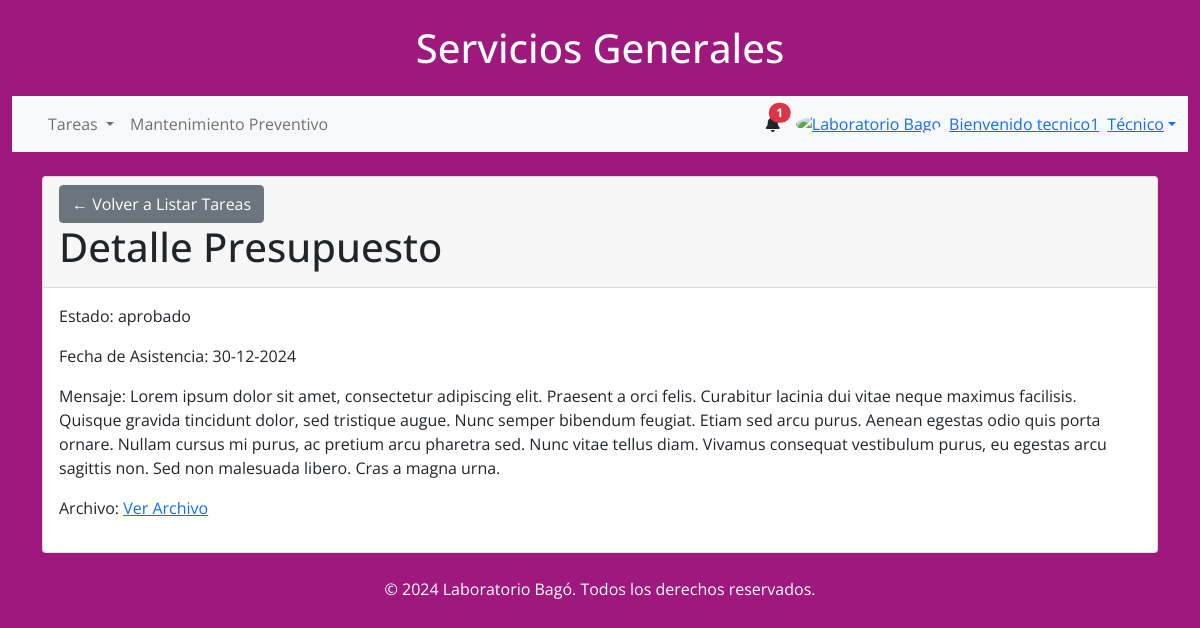
Screenshot of /externos/detalle_externo/presupuesto_ext/1/ (signed in) with the database file from the repository.
### external_workers/models.py (models this page shows, shortened)
class PresupuestoExterno(models.Model):
    tarea_externo = models.OneToOneField(TareaExterno, on_delete=models.CASCADE, related_name='presupuesto_externo')
    archivo = models.FileField(upload_to='ex_presupuestos/', blank=False)
    fecha_asistencia = models.DateField(null=True, blank=True)
    estado = models.CharField(
        max_length=20,
        choices=[('pendiente', 'Pendiente'), ('aprobado', 'Aprobado'), ('rechazado', 'Rechazado')],
        default='pendiente'
    )
    mensaje = models.TextField(blank=False, null=True)
    creado_por = models.ForeignKey(User, on_delete=models.SET_NULL, null=True, blank=True)
    fecha_creacion = models.DateTimeField(auto_now_add=True)

### external_workers/views.py (the view)
# urls.py: path('detalle_externo/presupuesto_ext/<int:presupuesto_id>/', detalle_presupuesto, name='detalle_presupuesto'),
@login_required
def detalle_presupuesto(request, presupuesto_id):
    presupuesto = get_object_or_404(PresupuestoExterno, id=presupuesto_id)
    return render(request, 'app/detalle_externo/presupuesto_ext.html', {'presupuesto': presupuesto})

### app/context_processors.py (called while the page is built)
def user_groups(request):
    if request.user.is_authenticated:
        username = request.user.username
        grupos = request.user.groups.values_list('name', flat=True)
    else:
        username = None
        grupos = []
    return {
        'username': username,
        'grupos': grupos,
    }

def notificaciones(request):
    if request.user.is_authenticated:
        notificaciones = Notificacion.objects.filter(usuario=request.user, leido=False).order_by('-creado_en')[:3]
    else:
        notificaciones = []
    return {'notificaciones': notificaciones}

### app/templates/app/detalle_externo/presupuesto_ext.html
{% extends '../base.html' %}
{% block content %}
<div class="card mt-4">
    <div class="card-header">
        <a href="{% url 'listar_solicitudes' %}" class="btn btn-secondary">
            &#8592; Volver a Listar Tareas
        </a>
        <h1>Detalle Presupuesto</h1>
    </div>
    <div class="card-body">
        <p>Estado: {{ presupuesto.estado }}</p>
        <p>Fecha de Asistencia: {{ presupuesto.fecha_asistencia|date:"d-m-Y" }}</p>
        <p>Mensaje: {{ presupuesto.mensaje }}</p>
        <p>Archivo: <a href="{{ presupuesto.archivo.url }}" target="_blank">Ver Archivo</a></p>
    </div>
</div>
{% endblock %}

### app/templates/app/base.html (shortened to what this page needs)
{% load static %}
<!DOCTYPE html>
<html lang="es">
    <head>
        <link
          href="https://cdnjs.cloudflare.com/ajax/libs/font-awesome/6.0.0/css/all.min.css"
          rel="stylesheet"
        />
        <link href="https://cdn.jsdelivr.net/npm/bootstrap@5.0.2/dist/css/bootstrap.min.css" rel="stylesheet">
        <link
          href="{% static 'css/style.css' %}"
          rel="stylesheet"
        />
    </head>
<body class="Body-base" style="font-family: 'Open Sans', sans-serif;">
    <div class="container-fluid">
    <header class="text-center my-4">
        <h1>Servicios Generales</h1>
    </header>
    <nav class="navbar navbar-expand-lg navbar-light bg-light">
        <div class="container-fluid">
            {% if user.is_authenticated %}
            <div class="collapse navbar-collapse" id="navbarSupportedContent">
                <ul class="navbar-nav me-auto mb-2 mb-lg-0">
                    {% if 'Supervisor' in grupos or 'Operario' in grupos or 'Técnico' in grupos %}
                    <li class="nav-item dropdown">
                        <a class="nav-link dropdown-toggle" href="#" id="tareasDropdown" role="button"
                           data-bs-toggle="dropdown" aria-expanded="false">
                            Tareas
                        </a>
                    </li>
                    {% endif %}
                    {% if 'Supervisor' in grupos or 'Técnico' in grupos or 'Externo' in grupos %}
                    <li class="nav-item">
                        <a class="nav-link" href="{% url 'lista_mantenimiento' %}">Mantenimiento Preventivo</a>
                    </li>
                    {% endif %}
                </ul>
            </div>
            <div class="d-flex align-items-center">
                <div class="dropdown">
                    <a
                        class="text-reset me-3 position-relative"
                        id="navbarDropdownMenuLink"
                        role="button"
                        data-bs-toggle="dropdown"
                        aria-expanded="false"
                        aria-label="Notifications"
                    >
                        <i class="fas fa-bell" aria-hidden="true"></i>
                        <span class="position-absolute top-0 start-100 translate-middle badge rounded-pill bg-danger">
                            {{ notificaciones|length }}
                        </span>
                    </a>
                </div>
            </div>
                <div class="dropdown">
                    <a
                        class="dropdown-toggle d-flex align-items-center"
                        href="#"
                        id="navbarDropdownMenuAvatar"
                        role="button"
                        data-bs-toggle="dropdown"
                        aria-expanded="false"
                    >
                        <img
                            src="https://bagochile.cl/wp-content/uploads/2023/05/cropped-SIMBOLO-LOGO-BAGO-OFF.jpg"
                            class="rounded-circle"
                            height="25"
                            alt="Laboratorio Bago"
                            loading="lazy"
                        />
                        {% if username %}
                        <span class="ms-2">Bienvenido {{ username }}</span>
                        {% if user.is_superuser %}
                            <span class="ms-2">Admin</span>
                        {% else %}
                            {% if grupos %}
                                {% for grupo in grupos %}
                                    <span class="ms-2">{{ grupo }}</span>
                                {% endfor %}
                            {% else %}
                                <span class="ms-2">Sin Rol Asignado</span>
                            {% endif %}
                        {% endif %}
                    {% endif %}
                    </a>
                </div>
                {% else %}
                <div>
                    <a href="{% url 'login' %}" class="btn btn-outline btn-rounded">Login</a>
                    <a href="{% url 'registro' %}" class="btn btn-outline btn-rounded">Registrarse</a>
                </div>
                {% endif %}
            </div>
        </div>
    <div class="container my-4">
        {% block content %}{% endblock content %}
    </div>
    <footer class="text-center mt-4">
        <p>&copy; 2024 Laboratorio Bagó. Todos los derechos reservados.</p>
    </footer>
{% load sweetify %}
</body>
</html>

### app/static/css/style.css (style rules this page uses)
.Body-base { background-color: #9f187e; }
header { color: white !important; }
footer { color: white !important; }

### rows the page displays
PresupuestoExterno: estado "aprobado", fecha_asistencia "30-12-2024", mensaje "Lorem ipsum dolor sit amet, consectetur adipiscing elit. Praesent a orci felis. Curabitur lacinia dui vitae neque maximus facilisis. Quisque gravida tincidunt dolor, sed tristique augue. Nunc semper bibendum feugiat. Etiam sed arcu purus. Aenean egestas odio quis porta ornare. Nullam cursus mi purus, ac pretium arcu pharetra sed. Nunc vitae tellus diam. Vivamus consequat vestibulum purus, eu egestas arcu sagittis non. Sed non malesuada libero. Cras a magna urna."

### other values shown
{{ notificaciones|length }} "1"
{{ username }} "tecnico1"
{{ grupo }} "Técnico"
